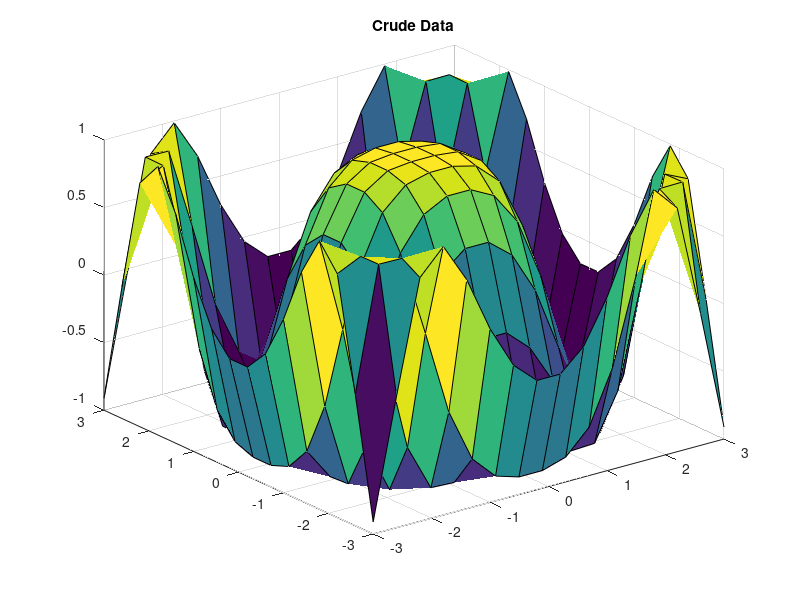

Here is the MATLAB script that generated this plot: (Note: this script raises an error after producing the figure.)
clear; close all;

x=-3:.4:3; y=x;

% build the full 2-d grid for the crude x and y data
% and make a surface plot
[X,Y]=ndgrid(x,y);
Z=cos((X.^2+Y.^2)/2);
surf(X,Y,Z);
title('Crude Data')

% now make a finer 2-d grid, interpolate linearly to
% build a finer z(x,y) and surface plot it.

% Because the interpolation is linear the mesh is finer
% but the crude corners are still there

xf=-3:.1:3;
yf=xf;
[XF,YF]=ndgrid(xf,yf);
ZF=interp2(X,Y,Z,XF,YF,'linear');
figure
surf(XF,YF,ZF);
title('Linear Interpolation')

% Now use cubic interpolation to round the corners.  Note that
% there is still trouble near the edge because these points
% only have data on one side to work with, so interpolation
% doesn't work very well

ZF=interp2(X,Y,Z,XF,YF,'cubic');
figure
surf(XF,YF,ZF);
title('Cubic Interpolation')

% Now use spline interpolation to also round the corners and
% see how it is different from cubic.  You should notice that
% it looks better, especially near the edges.  Spline
% interpolation is often the best.

ZF=interp2(X,Y,Z,XF,YF,'spline');
figure
surf(XF,YF,ZF);
title('Spline Interpolation')
